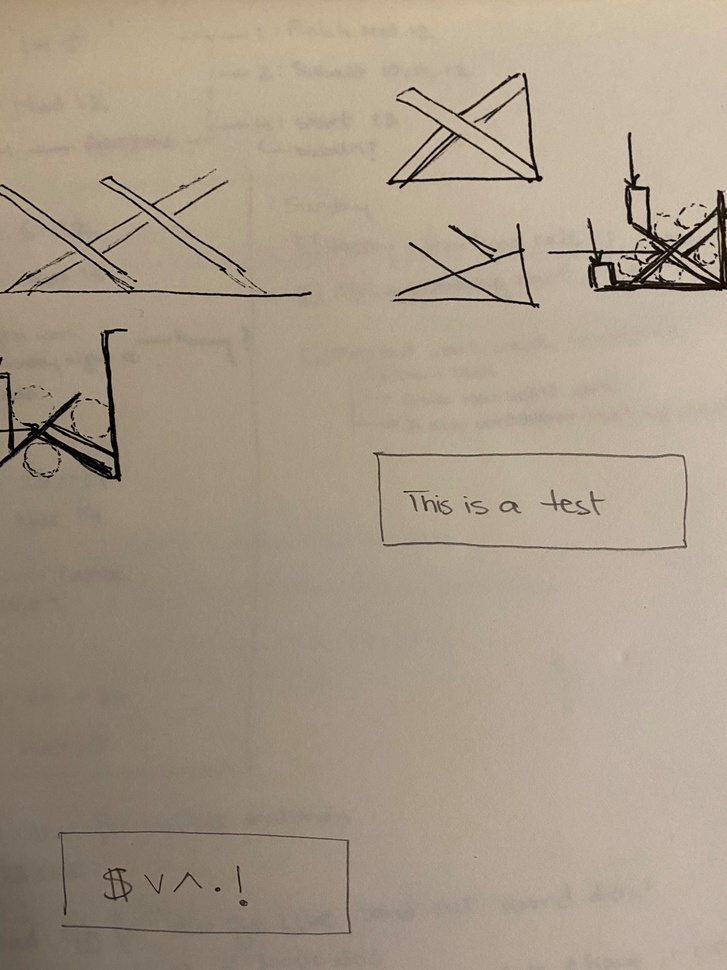
#> input picture Data/SamplePicture.jpg, 727 x 970 px, shrunk from 3024 x 4032 before the run, found by its file name
$ jupyter execute --allow-errors IdentifyBoxes_R1.ipynb   (older library calls are emulated)
#> lines starting #> are read from the running program, lines starting #| are printed output that depends on the picture; after the words box and inside, x2 and y2 are one past the last pixel; in counts of white or black regions, pixels touching at a corner belong together
[cell 1]
import cv2
import numpy as np
from matplotlib import pyplot as plt

[cell 2]
# Read the image
img = cv2.imread('./Data/SamplePicture.jpg', 0)
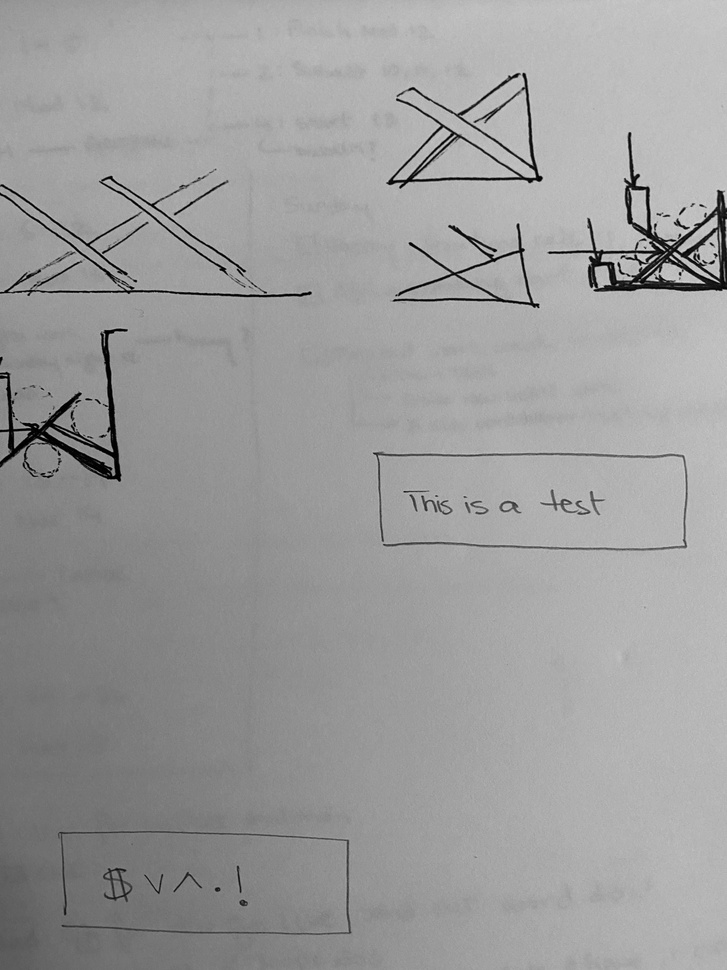
#> img: shape (970, 727); min 0, max 223, mean 156.1

# Thresholding the image
(thresh, img_bin) = cv2.threshold(img, 128, 255,cv2.THRESH_BINARY| cv2.THRESH_OTSU)
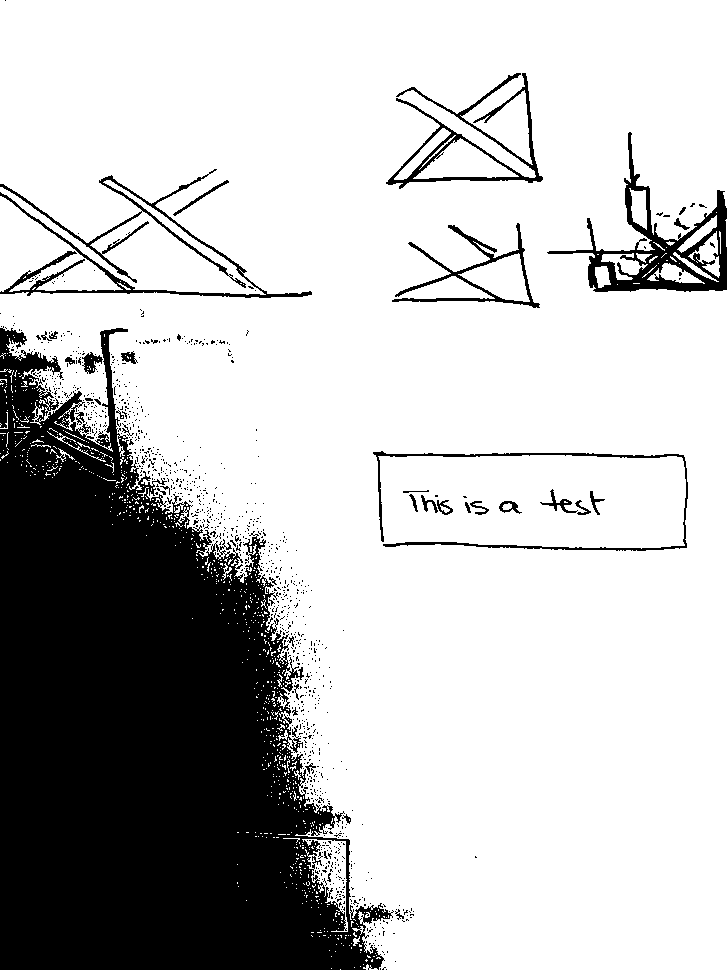
#> img_bin: shape (970, 727); 75.8% white; 1022 black regions (983 under 20 px), largest, box (x1, y1, x2, y2) and area: (0, 326, 394, 970) 149908, (547, 132, 727, 292) 5762, (0, 169, 312, 298) 4042
#> thresh = 142

# Invert the image
img_bin = 255-img_bin
cv2.imwrite("Image_bin_picture.jpg",img_bin)
#> Out = True

[cell 3]
# Defining a kernel length
kernel_length = np.array(img).shape[1]//80
#> kernel_length = 9

# A verticle kernel of (1 X kernel_length), which will detect all the verticle lines from the image.
verticle_kernel = cv2.getStructuringElement(cv2.MORPH_RECT, (1, kernel_length))
#> verticle_kernel = [1, 1, 1, 1, 1, 1, 1, 1, 1]
# A horizontal kernel of (kernel_length X 1), which will help to detect all the horizontal line from the image.
hori_kernel = cv2.getStructuringElement(cv2.MORPH_RECT, (kernel_length, 1))
# A kernel of (3 X 3) ones.
kernel = cv2.getStructuringElement(cv2.MORPH_RECT, (3, 3))

[cell 4]
# Morphological operation to detect vertical lines from an image
img_temp1 = cv2.erode(img_bin, verticle_kernel, iterations=3)
#> img_temp1: shape (970, 727); 17.9% white; 68 white regions (46 under 20 px), largest, box (x1, y1, x2, y2) and area: (0, 382, 331, 970) 122986, (105, 342, 120, 470) 541, (717, 202, 727, 279) 469
verticle_lines_img = cv2.dilate(img_temp1, verticle_kernel, iterations=3)
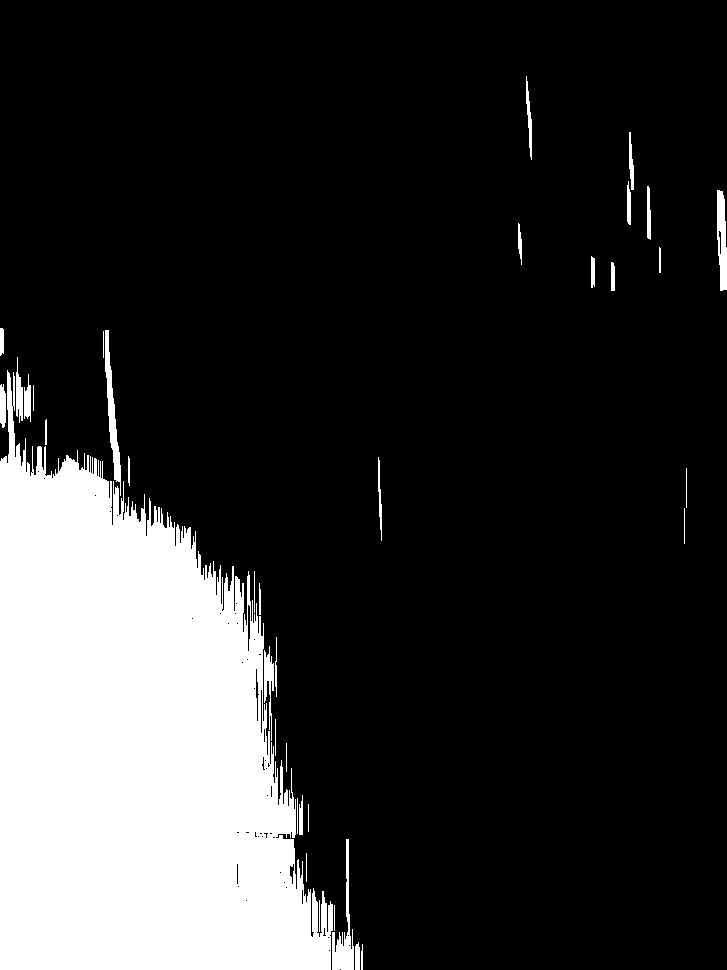
#> verticle_lines_img: shape (970, 727); 19.3% white; 37 white regions, largest, box (x1, y1, x2, y2) and area: (0, 370, 333, 970) 129798, (332, 839, 354, 970) 981, (105, 330, 121, 496) 932
cv2.imwrite("verticle_lines.jpg",verticle_lines_img)
# Morphological operation to detect horizontal lines from an image
img_temp2 = cv2.erode(img_bin, hori_kernel, iterations=3)
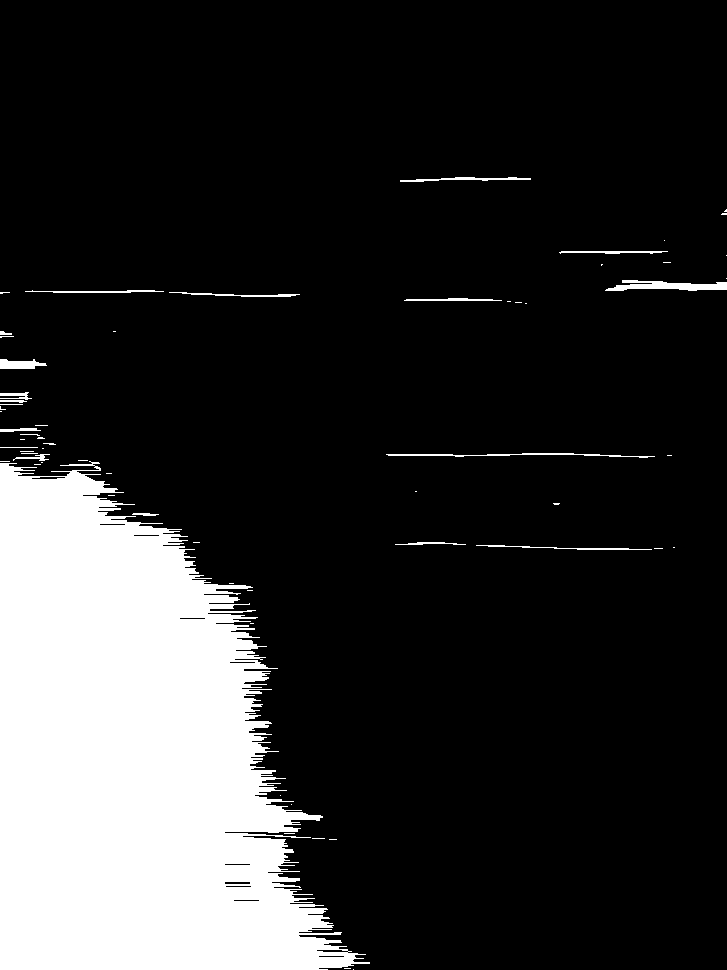
#> img_temp2: shape (970, 727); 18.1% white; 64 white regions (44 under 20 px), largest, box (x1, y1, x2, y2) and area: (0, 461, 370, 970) 123671, (605, 280, 727, 291) 810, (386, 453, 655, 458) 455
horizontal_lines_img = cv2.dilate(img_temp2, hori_kernel, iterations=3)
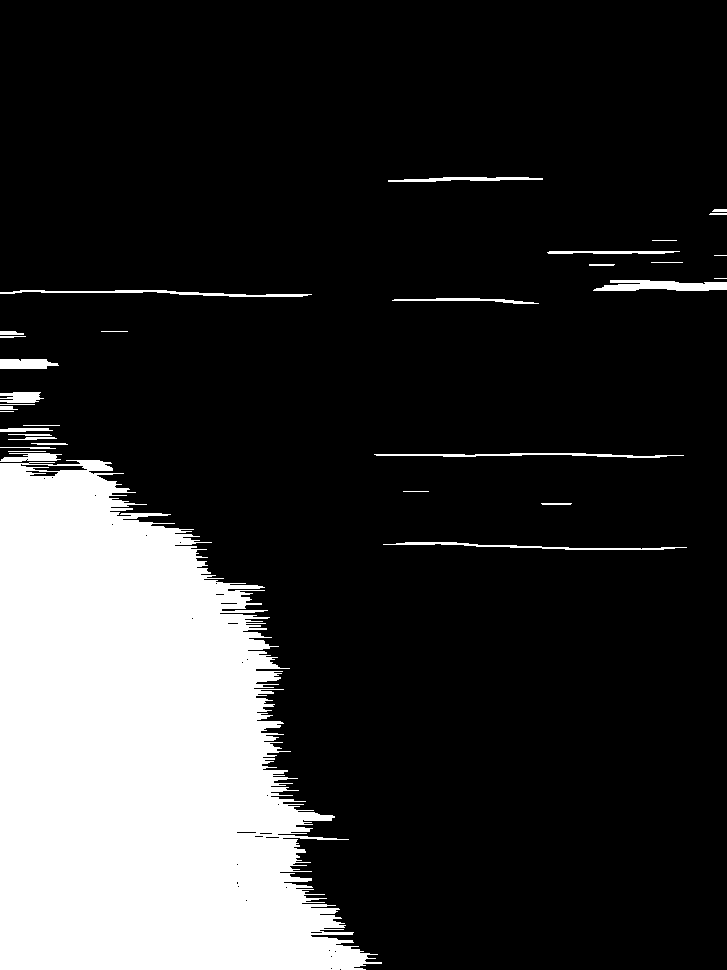
#> horizontal_lines_img: shape (970, 727); 19.6% white; 33 white regions (3 under 20 px), largest, box (x1, y1, x2, y2) and area: (0, 460, 382, 970) 131300, (593, 280, 727, 291) 1074, (0, 290, 312, 297) 767
cv2.imwrite("horizontal_lines.jpg",horizontal_lines_img)
#> Out = True

[cell 5]
# Weighting parameters, this will decide the quantity of an image to be added to make a new image.
alpha = 0.5
beta = 1.0 - alpha
# This function helps to add two image with specific weight parameter to get a third image as summation of two image.
img_final_bin = cv2.addWeighted(verticle_lines_img, alpha, horizontal_lines_img, beta, 0.0)
img_final_bin = cv2.erode(~img_final_bin, kernel, iterations=2)
(thresh, img_final_bin) = cv2.threshold(img_final_bin, 128,255, cv2.THRESH_BINARY | cv2.THRESH_OTSU)
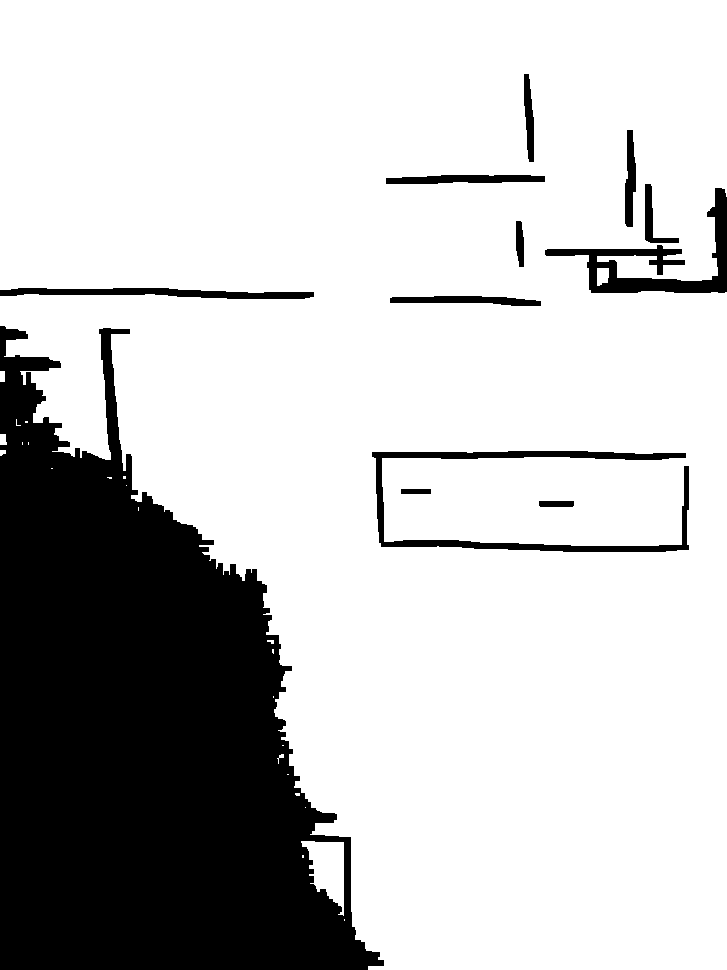
#> img_final_bin: shape (970, 727); 76.8% white; 12 black regions
#> thresh = 127
cv2.imwrite("img_final_bin.jpg",img_final_bin)
#> Out = True

[cell 6]
def sort_contours(cnts, method="left-to-right"):
    # initialize the reverse flag and sort index
    reverse = False
    i = 0

    # handle if we need to sort in reverse
    if method == "right-to-left" or method == "bottom-to-top":
        reverse = True

    # handle if we are sorting against the y-coordinate rather than
    # the x-coordinate of the bounding box
    if method == "top-to-bottom" or method == "bottom-to-top":
        i = 1

    # construct the list of bounding boxes and sort them from top to
    # bottom
    boundingBoxes = [cv2.boundingRect(c) for c in cnts]
    (cnts, boundingBoxes) = zip(*sorted(zip(cnts, boundingBoxes),
        key=lambda b:b[1][i], reverse=reverse))

    # return the list of sorted contours and bounding boxes
    return (cnts, boundingBoxes)

[cell 7]
# Find contours for image, which will detect all the boxes
#im2,
contours, hierarchy = cv2.findContours(img_final_bin, cv2.RETR_TREE, cv2.CHAIN_APPROX_SIMPLE)
#> contours = 34 contours, 20 with area under 20; largest, box (x1, y1, x2, y2) and area: (0, 0, 727, 970) 546016, (371, 450, 690, 553) 5602, (301, 841, 344, 916) 1728, (385, 174, 546, 185) 1299, (389, 295, 542, 307) 1145
# Sort all the contours by top to bottom.
(contours, boundingBoxes) = sort_contours(contours, method="top-to-bottom")
#> in sort_contours, `boundingBoxes = [cv2.boundingRect(c) for c in cnts]`: boundingBoxes = 34 items, first 6: (344, 919, 1, 2), (302, 855, 2, 3), (301, 841, 43, 75), (305, 807, 1, 1), (295, 793, 5, 3), (287, 774, 2, 1)
#> in sort_contours, `(cnts, boundingBoxes) = zip(*sorted(zip(cnts, boundingBoxes), key=lamb..`: cnts has the same summary as contours outside sort_contours; boundingBoxes = 34 items, first 6: (0, 0, 727, 970), (523, 73, 12, 90), (624, 129, 13, 99), (385, 174, 161, 11), (644, 183, 36, 61), (515, 220, 10, 48)

[cell 8]
idx = 0
for c in contours:
    # Returns the location and width,height for every contour
    x, y, w, h = cv2.boundingRect(c)
    if (w > 80 and h > 20) and w > 3*h:
        idx += 1
        new_img = img[y:y+h, x:x+w]
        cv2.imwrite("./ExtractionResults"+str(idx) + '.png', new_img)
# If the box height is greater then 20, widht is >80, then only save it as a box in "cropped/" folder.
    if (w > 80 and h > 20) and w > 3*h:
        idx += 1
        new_img = img[y:y+h, x:x+w]
        cv2.imwrite("./Data"+str(idx) + '.png', new_img)
#> this loop made 34 passes
#> (x, y, w, h, idx) on pass 16: (371, 450, 319, 103, 2)
#> after the loop, idx = 2

[cell 9]
import matplotlib.pyplot as plt
import matplotlib.image as mpimg

#> (the rest of this cell did not finish here and is left out)

[cell 10]
imgplot = plt.imshow(img)

[cell 11]
print(img_bin)
#> (printed output is left out)
